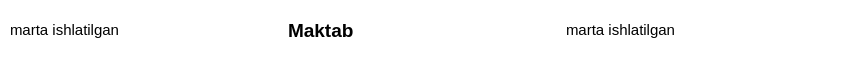
<?xml version="1.0" encoding="UTF-8"?>
<ui version="4.0">
 <class>Frame</class>
 <widget class="QFrame" name="Frame">
  <property name="geometry">
   <rect>
    <x>0</x>
    <y>0</y>
    <width>844</width>
    <height>60</height>
   </rect>
  </property>
  <property name="minimumSize">
   <size>
    <width>0</width>
    <height>60</height>
   </size>
  </property>
  <property name="maximumSize">
   <size>
    <width>16777215</width>
    <height>60</height>
   </size>
  </property>
  <property name="windowTitle">
   <string>Frame</string>
  </property>
  <property name="styleSheet">
   <string notr="true">background-color: rgb(255, 255, 255);
border-radius: 15px;</string>
  </property>
  <layout class="QHBoxLayout" name="horizontalLayout">
   <property name="spacing">
    <number>10</number>
   </property>
   <property name="leftMargin">
    <number>10</number>
   </property>
   <property name="topMargin">
    <number>10</number>
   </property>
   <property name="rightMargin">
    <number>10</number>
   </property>
   <property name="bottomMargin">
    <number>10</number>
   </property>
   <item>
    <widget class="QLabel" name="label_word_before">
     <property name="sizePolicy">
      <sizepolicy hsizetype="Expanding" vsizetype="Expanding">
       <horstretch>0</horstretch>
       <verstretch>0</verstretch>
      </sizepolicy>
     </property>
     <property name="font">
      <font>
       <pointsize>11</pointsize>
      </font>
     </property>
     <property name="text">
      <string>marta ishlatilgan</string>
     </property>
     <property name="wordWrap">
      <bool>true</bool>
     </property>
    </widget>
   </item>
   <item>
    <widget class="QLabel" name="label_word">
     <property name="sizePolicy">
      <sizepolicy hsizetype="Expanding" vsizetype="Expanding">
       <horstretch>0</horstretch>
       <verstretch>0</verstretch>
      </sizepolicy>
     </property>
     <property name="font">
      <font>
       <pointsize>14</pointsize>
       <weight>75</weight>
       <bold>true</bold>
      </font>
     </property>
     <property name="text">
      <string>Maktab</string>
     </property>
     <property name="wordWrap">
      <bool>true</bool>
     </property>
    </widget>
   </item>
   <item>
    <widget class="QLabel" name="label_word_after">
     <property name="sizePolicy">
      <sizepolicy hsizetype="Expanding" vsizetype="Expanding">
       <horstretch>0</horstretch>
       <verstretch>0</verstretch>
      </sizepolicy>
     </property>
     <property name="font">
      <font>
       <pointsize>11</pointsize>
      </font>
     </property>
     <property name="text">
      <string>marta ishlatilgan</string>
     </property>
     <property name="wordWrap">
      <bool>true</bool>
     </property>
    </widget>
   </item>
  </layout>
 </widget>
 <resources>
  <include location="../resource.qrc"/>
 </resources>
 <connections/>
</ui>
